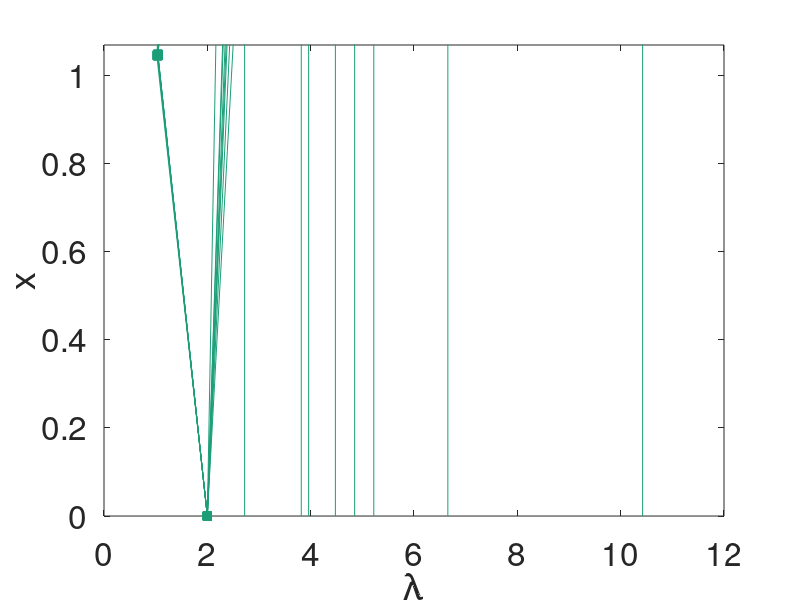
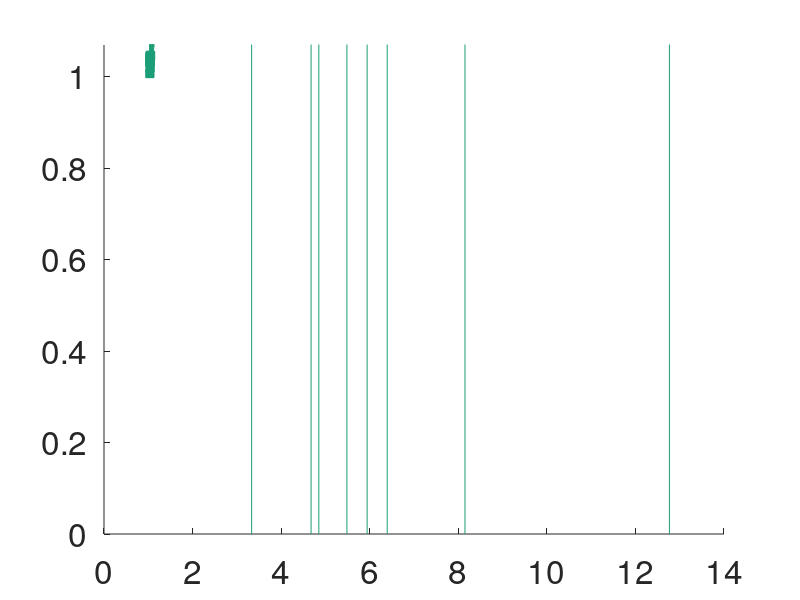

MATLAB code for these plots, in order:
function Figure4_bd
%   Figure4_bd produces the results for IEEE14 and plots both Figures 6 a and e (in supplementary information) in our paper "Universal
%   resilience patterns in complex networks".
%
%  
%   NuRsEv2.0
%   $Id: Figure1_main.m Created at 2018-2-26 21:35:29 $
%   by Jianxi Gao, RPI, Troy, NY
%   Copyright (c) 2012-2018 by Center for Complex Network Research (CCNR)


clear
clc

%%  IEEE 14
load bus14
[m,n] = size(bus14);
num = 10;simsize = 6;
color_net1 = [27,158,119]/255;

figure1 = figure('color',[1 1 1]);
axes1 = axes('Parent',figure1,'FontSize',24);%,'XScale','log'
hold(axes1,'all');
for i = 1:m
    for j = 1:n
        e10 = bus14{i,j};
        e10 = abs(e10');
        plot(e10(:,3),e10(:,1),'-s','Color',color_net1,'Linewidth',0.01,'MarkerSize',simsize,'MarkerFaceColor',color_net1,'MarkerEdgeColor',color_net1);hold on;
        plot([e10(end,3),e10(end,3)],[e10(end,1),0],'-','Color',color_net1)
    end
end

box on
xlabel('\lambda')
ylabel('x')
ylim([0,1.07])
%% beta space
figure1 = figure('color',[1 1 1]);
axes1 = axes('Parent',figure1,'FontSize',24);%
hold(axes1,'all');
[m,n] = size(bus14);color_net1 = [27,158,119]/255;
for i = 1:m
    for j = 1:n
        e10 = bus14{i,j};
        e10 = abs(e10');
        e10(:,2) = e10(:,2);
        plot(e10(:,2),e10(:,4),'-s','Color',color_net1,'Linewidth',0.01,'MarkerSize',simsize,'MarkerFaceColor',color_net1,'MarkerEdgeColor',color_net1);hold on;
        plot([e10(end,2),e10(end,2)],[e10(end,4),0],'-','Color',color_net1)
    end
end
ylim([0,1.07])




